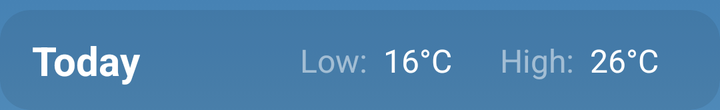
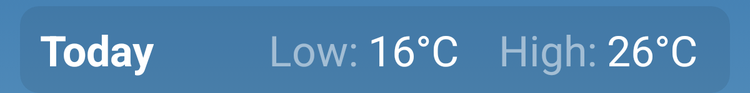

Compare how this app lays out the same screen by default and in its alternative resource folder. The renders come first, then the two layout files and the values they reference.
<!-- AndroidManifest.xml: application theme Theme.RealTimeWeatherApp -->
<!-- res/layout/forecast_item.xml -->
<?xml version="1.0" encoding="utf-8"?>
<androidx.cardview.widget.CardView xmlns:android="http://schemas.android.com/apk/res/android"
    xmlns:app="http://schemas.android.com/apk/res-auto"
    xmlns:tools="http://schemas.android.com/tools"
    android:layout_width="match_parent"
    android:layout_height="50dp"
    android:layout_marginTop="5dp"
    app:cardBackgroundColor="#1A1B1D29"
    app:cardCornerRadius="15dp"
    app:cardElevation="0dp">

    <androidx.constraintlayout.widget.ConstraintLayout
        android:layout_width="match_parent"
        android:layout_height="match_parent">

        <TextView
            android:id="@+id/dayText"
            android:layout_width="wrap_content"
            android:layout_height="wrap_content"
            android:layout_marginStart="16dp"
            android:text="Today"
            android:textColor="@color/white"
            android:textSize="20sp"
            android:textStyle="bold"
            app:layout_constraintBottom_toBottomOf="parent"
            app:layout_constraintStart_toStartOf="parent"
            app:layout_constraintTop_toTopOf="parent" />

        <ImageView
            android:id="@+id/statusImage"
            android:layout_width="40dp"
            android:layout_height="40dp"
            app:layout_constraintBottom_toBottomOf="parent"
            app:layout_constraintEnd_toStartOf="@+id/guideline"
            app:layout_constraintTop_toTopOf="parent"
            app:srcCompat="@drawable/clouds" />

        <TextView
            android:id="@+id/textView2"
            android:layout_width="wrap_content"
            android:layout_height="wrap_content"
            android:layout_marginStart="24dp"
            android:fontFamily="sans-serif"
            android:text="Low:"
            android:textColor="#80FFFFFF"
            android:textSize="16sp"
            app:layout_constraintBottom_toBottomOf="parent"
            app:layout_constraintStart_toEndOf="@+id/statusImage"
            app:layout_constraintTop_toTopOf="parent" />

        <TextView
            android:id="@+id/lowForecastText"
            android:layout_width="wrap_content"
            android:layout_height="wrap_content"
            android:layout_marginStart="8dp"
            android:text="16°C"
            android:textColor="@color/white"
            android:textSize="16sp"
            app:layout_constraintBottom_toBottomOf="@+id/textView2"
            app:layout_constraintStart_toEndOf="@+id/textView2"
            app:layout_constraintTop_toTopOf="@+id/textView2" />

        <TextView
            android:id="@+id/textView22"
            android:layout_width="wrap_content"
            android:layout_height="wrap_content"
            android:layout_marginStart="24dp"
            android:fontFamily="sans-serif"
            android:text="High:"
            android:textColor="#80FFFFFF"
            android:textSize="16sp"
            app:layout_constraintBottom_toBottomOf="parent"
            app:layout_constraintStart_toEndOf="@+id/lowForecastText"
            app:layout_constraintTop_toTopOf="parent" />

        <TextView
            android:id="@+id/highForecastText"
            android:layout_width="wrap_content"
            android:layout_height="wrap_content"
            android:layout_marginStart="8dp"
            android:text="26°C"
            android:textColor="@color/white"
            android:textSize="16sp"
            app:layout_constraintBottom_toBottomOf="@+id/textView22"
            app:layout_constraintStart_toEndOf="@+id/textView22"
            app:layout_constraintTop_toTopOf="@+id/textView22" />

        <androidx.constraintlayout.widget.Guideline
            android:id="@+id/guideline"
            android:layout_width="wrap_content"
            android:layout_height="wrap_content"
            android:orientation="vertical"
            app:layout_constraintGuide_percent="0.35" />

    </androidx.constraintlayout.widget.ConstraintLayout>
</androidx.cardview.widget.CardView>
<!-- resources referenced by this layout -->
<resources>
  <style name="Theme.RealTimeWeatherApp" parent="Base.Theme.RealTimeWeatherApp" />
  <style name="Base.Theme.RealTimeWeatherApp" parent="Theme.Material3.DayNight.NoActionBar">
          
          <item name="android:statusBarColor">@android:color/transparent</item>
          <item name="android:windowBackground">@drawable/gradient_background</item>
      </style>
  <!-- drawable gradient_background (drawable) -->
  <?xml version="1.0" encoding="utf-8"?>
  <selector xmlns:android="http://schemas.android.com/apk/res/android">
      <item>
          <shape
              android:shape="rectangle">
              <gradient
                  android:startColor="#ADD8E6"
                  android:endColor="#4682B4"
                  android:angle="90">
              </gradient>
          </shape>
      </item>
  </selector>
</resources>
<!-- res/layout-sw600dp/forecast_item.xml (the repository's variant of the layout above) -->
<!-- drawn on a 7-inch tablet held upright -->
<?xml version="1.0" encoding="utf-8"?>
<androidx.cardview.widget.CardView xmlns:android="http://schemas.android.com/apk/res/android"
    xmlns:app="http://schemas.android.com/apk/res-auto"
    xmlns:tools="http://schemas.android.com/tools"
    android:layout_width="match_parent"
    android:layout_height="70dp"
    android:layout_marginStart="16dp"
    android:layout_marginTop="5dp"
    android:layout_marginEnd="16dp"
    app:cardBackgroundColor="#1A1B1D29"
    app:cardCornerRadius="15dp"
    app:cardElevation="0dp">

    <androidx.constraintlayout.widget.ConstraintLayout
        android:layout_width="match_parent"
        android:layout_height="match_parent">

        <TextView
            android:id="@+id/dayText"
            android:layout_width="wrap_content"
            android:layout_height="wrap_content"
            android:layout_marginStart="16dp"
            android:text="Today"
            android:textColor="@color/white"
            android:textSize="34dp"
            android:textStyle="bold"
            app:layout_constraintBottom_toBottomOf="parent"
            app:layout_constraintStart_toStartOf="parent"
            app:layout_constraintTop_toTopOf="parent" />

        <ImageView
            android:id="@+id/statusImage"
            android:layout_width="60dp"
            android:layout_height="60dp"
            app:layout_constraintBottom_toBottomOf="parent"
            app:layout_constraintEnd_toStartOf="@+id/guideline"
            app:layout_constraintTop_toTopOf="parent"
            app:srcCompat="@drawable/clouds" />

        <TextView
            android:id="@+id/textView2"
            android:layout_width="wrap_content"
            android:layout_height="wrap_content"
            android:fontFamily="sans-serif"
            android:text="Low:"
            android:textColor="#80FFFFFF"
            android:textSize="34dp"
            app:layout_constraintBottom_toBottomOf="parent"
            app:layout_constraintStart_toStartOf="@+id/guideline2"
            app:layout_constraintTop_toTopOf="parent" />

        <TextView
            android:id="@+id/lowForecastText"
            android:layout_width="wrap_content"
            android:layout_height="wrap_content"
            android:layout_marginStart="8dp"
            android:text="16°C"
            android:textColor="@color/white"
            android:textSize="34dp"
            app:layout_constraintBottom_toBottomOf="@+id/textView2"
            app:layout_constraintStart_toEndOf="@+id/textView2"
            app:layout_constraintTop_toTopOf="@+id/textView2" />

        <TextView
            android:id="@+id/textView22"
            android:layout_width="wrap_content"
            android:layout_height="wrap_content"
            android:layout_marginStart="32dp"
            android:fontFamily="sans-serif"
            android:text="High:"
            android:textColor="#80FFFFFF"
            android:textSize="34dp"
            app:layout_constraintBottom_toBottomOf="parent"
            app:layout_constraintStart_toEndOf="@+id/lowForecastText"
            app:layout_constraintTop_toTopOf="parent" />

        <TextView
            android:id="@+id/highForecastText"
            android:layout_width="wrap_content"
            android:layout_height="wrap_content"
            android:layout_marginStart="8dp"
            android:text="26°C"
            android:textColor="@color/white"
            android:textSize="34dp"
            app:layout_constraintBottom_toBottomOf="@+id/textView22"
            app:layout_constraintStart_toEndOf="@+id/textView22"
            app:layout_constraintTop_toTopOf="@+id/textView22" />

        <androidx.constraintlayout.widget.Guideline
            android:id="@+id/guideline"
            android:layout_width="wrap_content"
            android:layout_height="wrap_content"
            android:orientation="vertical"
            app:layout_constraintGuide_percent="0.25" />

        <androidx.constraintlayout.widget.Guideline
            android:id="@+id/guideline2"
            android:layout_width="wrap_content"
            android:layout_height="wrap_content"
            android:orientation="vertical"
            app:layout_constraintGuide_percent="0.35" />

    </androidx.constraintlayout.widget.ConstraintLayout>
</androidx.cardview.widget.CardView>
